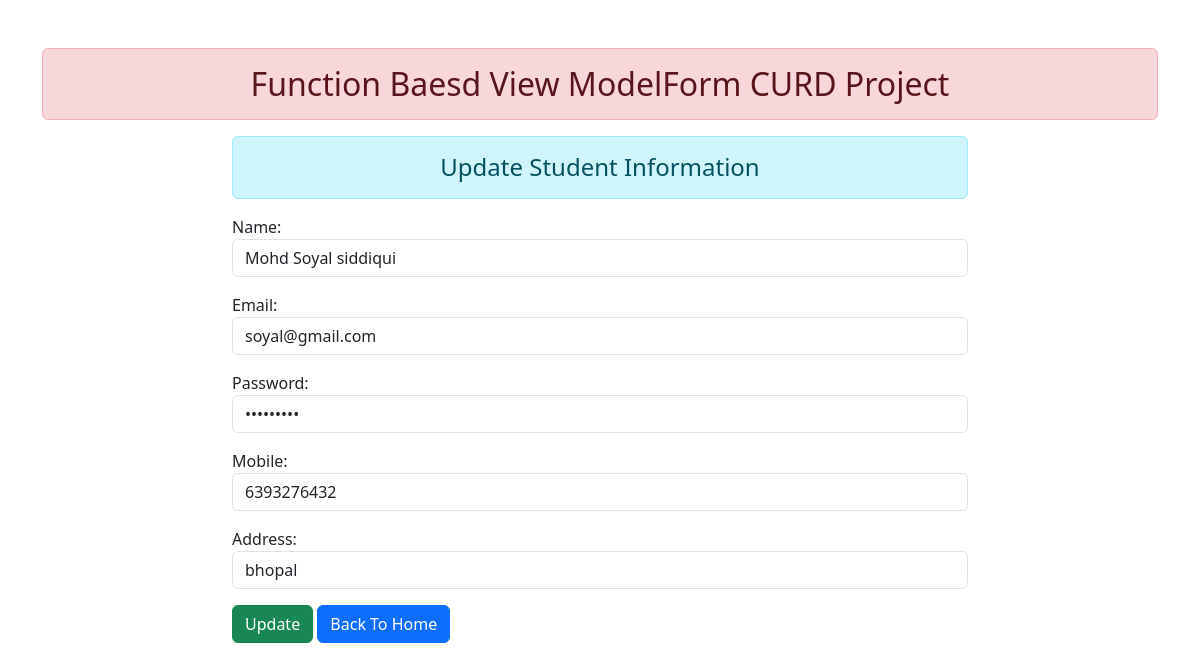
The app's page /update/9 with its own data.
### mobile/models.py (models this page shows)
class Student(models.Model):
    name = models.CharField(max_length=100)
    email = models.EmailField(max_length=100)
    password = models.CharField(max_length=100)
    mobile = models.CharField(max_length=100)  # Change to CharField for storing phone numbers
    address = models.CharField(max_length=100)

### mobile/views.py (the view)
# urls.py: path('update/<id>',views.update_data,name='update'),
def update_data(request,id):
    if request.method =='POST':
        pi=Student.objects.get(id=id)
        fm=studentreg(request.POST ,instance=pi)
        if fm.is_valid():
            fm.save()
            return redirect('/')
    else:
     pi=Student.objects.get(id=id)
     fm=studentreg(instance=pi)
    return render(request,'update.html',{'fm':fm})

### mobile/forms.py
class studentreg(forms.ModelForm):
    class Meta:
        model =Student
        fields =['name','email','password','mobile','address']
        widgets ={
            'name':forms.TextInput(attrs={'class':'form-control'}),
            'email':forms.EmailInput(attrs={'class':'form-control'}),
            'password':forms.PasswordInput(render_value=True,attrs={'class':'form-control'}),
            'mobile':forms.TextInput(attrs={'class':'form-control'}),
            'address':forms.TextInput(attrs={'class':'form-control'}),
        }

### template/update.html (shortened to what this page needs)
{% extends 'home.html' %}
{% block contain %}
<div class="row">
    <div class="col-8 offset-2">
        <h4 class="text-center alert alert-info">Update Student Information {{id}}</h4>
        <form action="" method="POST">
            {{fm.as_p}}
            <input type="submit" value="Update" class="btn btn-success">
            <a href="{% url 'home' %}" class="btn btn-primary">Back To Home </a>
        </form>
    </div>
</div>
{% endblock %}

### records on screen
Student: name "Mohd Soyal siddiqui", email "soyal@gmail.com", mobile "6393276432", address "bhopal"
